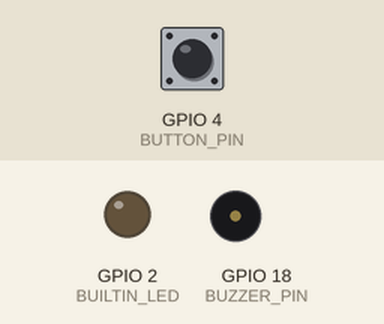
Bench run of a sketch on a simulated ESP32. On the bench: output pins drawn as LEDs (lit = HIGH), buzzer (waves = sounding, pin HIGH). The inputs (shaded band) are chosen by the test bench; at power-on: GPIO 4 (BUTTON_PIN) HIGH. What the sketch prints to the serial monitor is not drawn.

Above: at 2.2 s.
2.3 s: GPIO 4 (BUTTON_PIN) pulled LOW for 1 s
At 3.0 s:
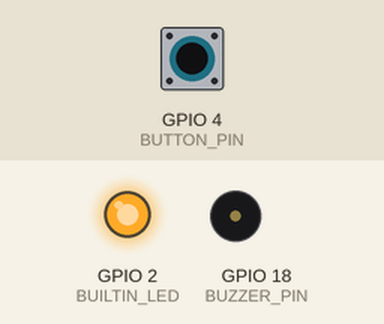
4.8 s: GPIO 4 (BUTTON_PIN) pulled LOW for 3.2 s
At 8.9 s:
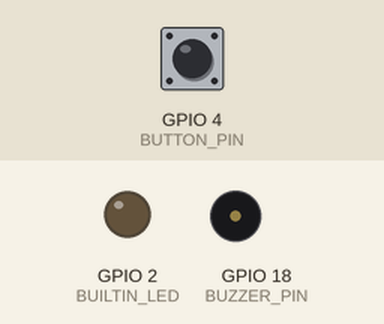
Timing chart, 0 to 10.4 s (numbered marks = the images above; inputs shaded):
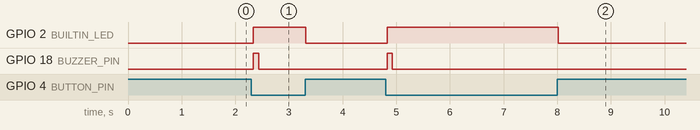

Measured:
- after the input at 2.3 s, GPIO 2 (BUILTIN_LED): LOW → HIGH at once, → LOW 0.98 s later; GPIO 18 (BUZZER_PIN): LOW → HIGH at once, → LOW 0.10 s later
- after the input at 4.8 s, GPIO 2 (BUILTIN_LED): LOW → HIGH at once, → LOW 3.2 s later; GPIO 18 (BUZZER_PIN): LOW → HIGH at once, → LOW 0.10 s later

The sketch:

esp32_button_confirmed_working.ino
```cpp
/*
 * ============================================
 * BUTTON WORKING TEST - Clear Feedback
 * ============================================
 *
 * Your button IS WORKING! This code shows
 * clear feedback when button is pressed.
 *
 * ============================================
 */

#define BUTTON_PIN  4
#define BUZZER_PIN  18
#define BUILTIN_LED 2

int pressCount = 0;
bool lastState = HIGH;
bool currentlyPressed = false;

void setup() {
    Serial.begin(115200);
    delay(1000);

    Serial.println();
    Serial.println("╔═══════════════════════════════════════╗");
    Serial.println("║     ✅ BUTTON IS WORKING!             ║");
    Serial.println("╚═══════════════════════════════════════╝");
    Serial.println();
    Serial.println("Press the button and watch the count increase!");
    Serial.println();

    pinMode(BUTTON_PIN, INPUT_PULLUP);
    pinMode(BUZZER_PIN, OUTPUT);
    pinMode(BUILTIN_LED, OUTPUT);

    digitalWrite(BUZZER_PIN, LOW);
    digitalWrite(BUILTIN_LED, LOW);
}

void loop() {
    int buttonState = digitalRead(BUTTON_PIN);

    // Detect NEW button press (HIGH to LOW transition)
    if (buttonState == LOW && lastState == HIGH) {
        pressCount++;
        currentlyPressed = true;

        // Clear feedback
        Serial.println();
        Serial.println("╔═══════════════════════════════════════╗");
        Serial.println("║                                       ║");
        Serial.println("║   🔴 BUTTON PRESSED! (#" + String(pressCount) + ")            ║");
        Serial.println("║                                       ║");
        Serial.println("╚═══════════════════════════════════════╝");
        Serial.println();

        // Visual feedback - LED ON
        digitalWrite(BUILTIN_LED, HIGH);

        // Audio feedback - BEEP
        digitalWrite(BUZZER_PIN, HIGH);
        delay(100);
        digitalWrite(BUZZER_PIN, LOW);
    }

    // Detect button release (LOW to HIGH transition)
    if (buttonState == HIGH && lastState == LOW) {
        currentlyPressed = false;

        Serial.println("   ↑ Released");
        Serial.println();
        Serial.println("   Total presses: " + String(pressCount));
        Serial.println("   ─────────────────────────────────────");
        Serial.println();

        // LED OFF
        digitalWrite(BUILTIN_LED, LOW);
    }

    lastState = buttonState;
    delay(10);
}
```
